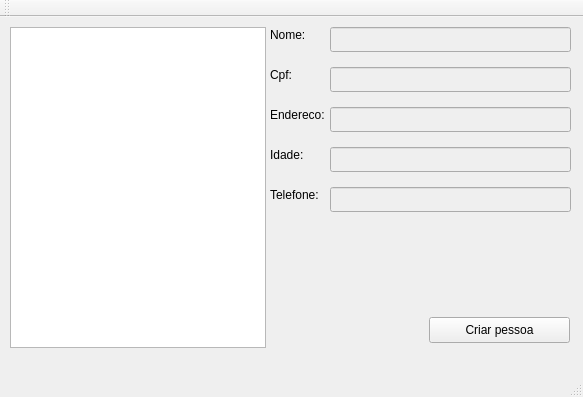
<?xml version="1.0" encoding="UTF-8"?>
<ui version="4.0">
 <class>MainWindow</class>
 <widget class="QMainWindow" name="MainWindow">
  <property name="geometry">
   <rect>
    <x>0</x>
    <y>0</y>
    <width>583</width>
    <height>397</height>
   </rect>
  </property>
  <property name="windowTitle">
   <string>MainWindow</string>
  </property>
  <widget class="QWidget" name="centralWidget">
   <widget class="QListWidget" name="listWidget">
    <property name="geometry">
     <rect>
      <x>10</x>
      <y>10</y>
      <width>256</width>
      <height>321</height>
     </rect>
    </property>
   </widget>
   <widget class="QLineEdit" name="lineNome">
    <property name="enabled">
     <bool>false</bool>
    </property>
    <property name="geometry">
     <rect>
      <x>330</x>
      <y>10</y>
      <width>241</width>
      <height>25</height>
     </rect>
    </property>
   </widget>
   <widget class="QLineEdit" name="lineCpf">
    <property name="enabled">
     <bool>false</bool>
    </property>
    <property name="geometry">
     <rect>
      <x>330</x>
      <y>50</y>
      <width>241</width>
      <height>25</height>
     </rect>
    </property>
    <property name="styleSheet">
     <string notr="true">
</string>
    </property>
   </widget>
   <widget class="QLineEdit" name="lineEndereco">
    <property name="enabled">
     <bool>false</bool>
    </property>
    <property name="geometry">
     <rect>
      <x>330</x>
      <y>90</y>
      <width>241</width>
      <height>25</height>
     </rect>
    </property>
   </widget>
   <widget class="QLineEdit" name="lineIdade">
    <property name="enabled">
     <bool>false</bool>
    </property>
    <property name="geometry">
     <rect>
      <x>330</x>
      <y>130</y>
      <width>241</width>
      <height>25</height>
     </rect>
    </property>
   </widget>
   <widget class="QLineEdit" name="lineTelefone">
    <property name="enabled">
     <bool>false</bool>
    </property>
    <property name="geometry">
     <rect>
      <x>330</x>
      <y>170</y>
      <width>241</width>
      <height>25</height>
     </rect>
    </property>
   </widget>
   <widget class="QLabel" name="label">
    <property name="geometry">
     <rect>
      <x>270</x>
      <y>10</y>
      <width>61</width>
      <height>15</height>
     </rect>
    </property>
    <property name="text">
     <string>Nome:</string>
    </property>
   </widget>
   <widget class="QLabel" name="label_2">
    <property name="geometry">
     <rect>
      <x>270</x>
      <y>50</y>
      <width>61</width>
      <height>15</height>
     </rect>
    </property>
    <property name="text">
     <string>Cpf:</string>
    </property>
   </widget>
   <widget class="QLabel" name="label_3">
    <property name="geometry">
     <rect>
      <x>270</x>
      <y>90</y>
      <width>61</width>
      <height>15</height>
     </rect>
    </property>
    <property name="text">
     <string>Endereco:</string>
    </property>
   </widget>
   <widget class="QLabel" name="label_4">
    <property name="geometry">
     <rect>
      <x>270</x>
      <y>130</y>
      <width>61</width>
      <height>15</height>
     </rect>
    </property>
    <property name="text">
     <string>Idade:</string>
    </property>
   </widget>
   <widget class="QLabel" name="label_5">
    <property name="geometry">
     <rect>
      <x>270</x>
      <y>170</y>
      <width>61</width>
      <height>15</height>
     </rect>
    </property>
    <property name="text">
     <string>Telefone:</string>
    </property>
   </widget>
   <widget class="QPushButton" name="pushButton">
    <property name="geometry">
     <rect>
      <x>429</x>
      <y>300</y>
      <width>141</width>
      <height>26</height>
     </rect>
    </property>
    <property name="text">
     <string>Criar pessoa</string>
    </property>
   </widget>
  </widget>
  <widget class="QMenuBar" name="menuBar">
   <property name="geometry">
    <rect>
     <x>0</x>
     <y>0</y>
     <width>583</width>
     <height>21</height>
    </rect>
   </property>
  </widget>
  <widget class="QToolBar" name="mainToolBar">
   <attribute name="toolBarArea">
    <enum>TopToolBarArea</enum>
   </attribute>
   <attribute name="toolBarBreak">
    <bool>false</bool>
   </attribute>
  </widget>
  <widget class="QStatusBar" name="statusBar"/>
 </widget>
 <layoutdefault spacing="6" margin="11"/>
 <resources/>
 <connections/>
</ui>
